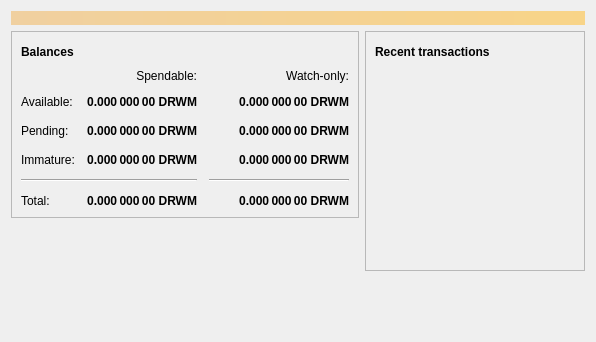
<?xml version="1.0" encoding="UTF-8"?>
<ui version="4.0">
 <class>OverviewPage</class>
 <widget class="QWidget" name="OverviewPage">
  <property name="geometry">
   <rect>
    <x>0</x>
    <y>0</y>
    <width>596</width>
    <height>342</height>
   </rect>
  </property>
  <property name="windowTitle">
   <string>Form</string>
  </property>
  <layout class="QVBoxLayout" name="topLayout">
   <item>
    <widget class="QLabel" name="labelAlerts">
     <property name="visible">
      <bool>false</bool>
     </property>
     <property name="styleSheet">
      <string notr="true">QLabel { background-color: qlineargradient(x1: 0, y1: 0, x2: 1, y2: 0, stop:0 #F0D0A0, stop:1 #F8D488); color:#000000; }</string>
     </property>
     <property name="wordWrap">
      <bool>true</bool>
     </property>
     <property name="margin">
      <number>3</number>
     </property>
     <property name="textInteractionFlags">
      <set>Qt::TextSelectableByMouse</set>
     </property>
    </widget>
   </item>
   <item>
    <layout class="QHBoxLayout" name="horizontalLayout" stretch="1,1">
     <item>
      <layout class="QVBoxLayout" name="verticalLayout_2">
       <item>
        <widget class="QFrame" name="frame">
         <property name="frameShape">
          <enum>QFrame::StyledPanel</enum>
         </property>
         <property name="frameShadow">
          <enum>QFrame::Raised</enum>
         </property>
         <layout class="QVBoxLayout" name="verticalLayout_4">
          <item>
           <layout class="QHBoxLayout" name="horizontalLayout_4">
            <item>
             <widget class="QLabel" name="label_5">
              <property name="font">
               <font>
                <weight>75</weight>
                <bold>true</bold>
               </font>
              </property>
              <property name="text">
               <string>Balances</string>
              </property>
             </widget>
            </item>
            <item>
             <widget class="QPushButton" name="labelWalletStatus">
              <property name="enabled">
               <bool>true</bool>
              </property>
              <property name="maximumSize">
               <size>
                <width>30</width>
                <height>16777215</height>
               </size>
              </property>
              <property name="toolTip">
               <string>The displayed information may be out of date. Your wallet automatically synchronizes with the darkWormcoin network after a connection is established, but this process has not completed yet.</string>
              </property>
              <property name="text">
               <string/>
              </property>
              <property name="icon">
               <iconset resource="../bitcoin.qrc">
                <normaloff>:/icons/warning</normaloff>
                <disabledoff>:/icons/warning</disabledoff>:/icons/warning</iconset>
              </property>
              <property name="iconSize">
               <size>
                <width>24</width>
                <height>24</height>
               </size>
              </property>
              <property name="flat">
               <bool>true</bool>
              </property>
             </widget>
            </item>
            <item>
             <spacer name="horizontalSpacer_3">
              <property name="orientation">
               <enum>Qt::Horizontal</enum>
              </property>
              <property name="sizeHint" stdset="0">
               <size>
                <width>40</width>
                <height>20</height>
               </size>
              </property>
             </spacer>
            </item>
           </layout>
          </item>
          <item>
           <layout class="QGridLayout" name="gridLayout">
            <property name="spacing">
             <number>12</number>
            </property>
            <item row="2" column="2">
             <widget class="QLabel" name="labelWatchPending">
              <property name="font">
               <font>
                <weight>75</weight>
                <bold>true</bold>
               </font>
              </property>
              <property name="cursor">
               <cursorShape>IBeamCursor</cursorShape>
              </property>
              <property name="toolTip">
               <string>Unconfirmed transactions to watch-only addresses</string>
              </property>
              <property name="text">
               <string notr="true">0.000 000 00 DRWM</string>
              </property>
              <property name="alignment">
               <set>Qt::AlignRight|Qt::AlignTrailing|Qt::AlignVCenter</set>
              </property>
              <property name="textInteractionFlags">
               <set>Qt::LinksAccessibleByMouse|Qt::TextSelectableByKeyboard|Qt::TextSelectableByMouse</set>
              </property>
             </widget>
            </item>
            <item row="2" column="1">
             <widget class="QLabel" name="labelUnconfirmed">
              <property name="font">
               <font>
                <weight>75</weight>
                <bold>true</bold>
               </font>
              </property>
              <property name="cursor">
               <cursorShape>IBeamCursor</cursorShape>
              </property>
              <property name="toolTip">
               <string>Total of transactions that have yet to be confirmed, and do not yet count toward the spendable balance</string>
              </property>
              <property name="text">
               <string notr="true">0.000 000 00 DRWM</string>
              </property>
              <property name="alignment">
               <set>Qt::AlignRight|Qt::AlignTrailing|Qt::AlignVCenter</set>
              </property>
              <property name="textInteractionFlags">
               <set>Qt::LinksAccessibleByMouse|Qt::TextSelectableByKeyboard|Qt::TextSelectableByMouse</set>
              </property>
             </widget>
            </item>
            <item row="3" column="2">
             <widget class="QLabel" name="labelWatchImmature">
              <property name="font">
               <font>
                <weight>75</weight>
                <bold>true</bold>
               </font>
              </property>
              <property name="cursor">
               <cursorShape>IBeamCursor</cursorShape>
              </property>
              <property name="toolTip">
               <string>Mined balance in watch-only addresses that has not yet matured</string>
              </property>
              <property name="text">
               <string notr="true">0.000 000 00 DRWM</string>
              </property>
              <property name="alignment">
               <set>Qt::AlignRight|Qt::AlignTrailing|Qt::AlignVCenter</set>
              </property>
              <property name="textInteractionFlags">
               <set>Qt::LinksAccessibleByMouse|Qt::TextSelectableByKeyboard|Qt::TextSelectableByMouse</set>
              </property>
             </widget>
            </item>
            <item row="4" column="0" colspan="2">
             <widget class="Line" name="line">
              <property name="orientation">
               <enum>Qt::Horizontal</enum>
              </property>
             </widget>
            </item>
            <item row="4" column="2">
             <widget class="Line" name="lineWatchBalance">
              <property name="sizePolicy">
               <sizepolicy hsizetype="Preferred" vsizetype="Fixed">
                <horstretch>0</horstretch>
                <verstretch>0</verstretch>
               </sizepolicy>
              </property>
              <property name="minimumSize">
               <size>
                <width>140</width>
                <height>0</height>
               </size>
              </property>
              <property name="orientation">
               <enum>Qt::Horizontal</enum>
              </property>
             </widget>
            </item>
            <item row="5" column="0">
             <widget class="QLabel" name="labelTotalText">
              <property name="text">
               <string>Total:</string>
              </property>
             </widget>
            </item>
            <item row="3" column="1">
             <widget class="QLabel" name="labelImmature">
              <property name="font">
               <font>
                <weight>75</weight>
                <bold>true</bold>
               </font>
              </property>
              <property name="cursor">
               <cursorShape>IBeamCursor</cursorShape>
              </property>
              <property name="toolTip">
               <string>Mined balance that has not yet matured</string>
              </property>
              <property name="text">
               <string notr="true">0.000 000 00 DRWM</string>
              </property>
              <property name="alignment">
               <set>Qt::AlignRight|Qt::AlignTrailing|Qt::AlignVCenter</set>
              </property>
              <property name="textInteractionFlags">
               <set>Qt::LinksAccessibleByMouse|Qt::TextSelectableByKeyboard|Qt::TextSelectableByMouse</set>
              </property>
             </widget>
            </item>
            <item row="2" column="3">
             <spacer name="horizontalSpacer_2">
              <property name="orientation">
               <enum>Qt::Horizontal</enum>
              </property>
              <property name="sizeHint" stdset="0">
               <size>
                <width>40</width>
                <height>20</height>
               </size>
              </property>
             </spacer>
            </item>
            <item row="3" column="0">
             <widget class="QLabel" name="labelImmatureText">
              <property name="text">
               <string>Immature:</string>
              </property>
             </widget>
            </item>
            <item row="5" column="1">
             <widget class="QLabel" name="labelTotal">
              <property name="font">
               <font>
                <weight>75</weight>
                <bold>true</bold>
               </font>
              </property>
              <property name="cursor">
               <cursorShape>IBeamCursor</cursorShape>
              </property>
              <property name="toolTip">
               <string>Your current total balance</string>
              </property>
              <property name="text">
               <string notr="true">0.000 000 00 DRWM</string>
              </property>
              <property name="alignment">
               <set>Qt::AlignRight|Qt::AlignTrailing|Qt::AlignVCenter</set>
              </property>
              <property name="textInteractionFlags">
               <set>Qt::LinksAccessibleByMouse|Qt::TextSelectableByKeyboard|Qt::TextSelectableByMouse</set>
              </property>
             </widget>
            </item>
            <item row="5" column="2">
             <widget class="QLabel" name="labelWatchTotal">
              <property name="font">
               <font>
                <weight>75</weight>
                <bold>true</bold>
               </font>
              </property>
              <property name="cursor">
               <cursorShape>IBeamCursor</cursorShape>
              </property>
              <property name="toolTip">
               <string>Current total balance in watch-only addresses</string>
              </property>
              <property name="text">
               <string notr="true">0.000 000 00 DRWM</string>
              </property>
              <property name="alignment">
               <set>Qt::AlignRight|Qt::AlignTrailing|Qt::AlignVCenter</set>
              </property>
              <property name="textInteractionFlags">
               <set>Qt::LinksAccessibleByMouse|Qt::TextSelectableByKeyboard|Qt::TextSelectableByMouse</set>
              </property>
             </widget>
            </item>
            <item row="0" column="2">
             <widget class="QLabel" name="labelWatchonly">
              <property name="text">
               <string>Watch-only:</string>
              </property>
              <property name="alignment">
               <set>Qt::AlignRight|Qt::AlignTrailing|Qt::AlignVCenter</set>
              </property>
             </widget>
            </item>
            <item row="1" column="0">
             <widget class="QLabel" name="labelBalanceText">
              <property name="text">
               <string>Available:</string>
              </property>
             </widget>
            </item>
            <item row="1" column="1">
             <widget class="QLabel" name="labelBalance">
              <property name="font">
               <font>
                <weight>75</weight>
                <bold>true</bold>
               </font>
              </property>
              <property name="cursor">
               <cursorShape>IBeamCursor</cursorShape>
              </property>
              <property name="toolTip">
               <string>Your current spendable balance</string>
              </property>
              <property name="text">
               <string notr="true">0.000 000 00 DRWM</string>
              </property>
              <property name="alignment">
               <set>Qt::AlignRight|Qt::AlignTrailing|Qt::AlignVCenter</set>
              </property>
              <property name="textInteractionFlags">
               <set>Qt::LinksAccessibleByMouse|Qt::TextSelectableByKeyboard|Qt::TextSelectableByMouse</set>
              </property>
             </widget>
            </item>
            <item row="1" column="2">
             <widget class="QLabel" name="labelWatchAvailable">
              <property name="font">
               <font>
                <weight>75</weight>
                <bold>true</bold>
               </font>
              </property>
              <property name="cursor">
               <cursorShape>IBeamCursor</cursorShape>
              </property>
              <property name="toolTip">
               <string>Your current balance in watch-only addresses</string>
              </property>
              <property name="text">
               <string notr="true">0.000 000 00 DRWM</string>
              </property>
              <property name="alignment">
               <set>Qt::AlignRight|Qt::AlignTrailing|Qt::AlignVCenter</set>
              </property>
              <property name="textInteractionFlags">
               <set>Qt::LinksAccessibleByMouse|Qt::TextSelectableByKeyboard|Qt::TextSelectableByMouse</set>
              </property>
             </widget>
            </item>
            <item row="2" column="0">
             <widget class="QLabel" name="labelPendingText">
              <property name="text">
               <string>Pending:</string>
              </property>
             </widget>
            </item>
            <item row="0" column="1">
             <widget class="QLabel" name="labelSpendable">
              <property name="text">
               <string>Spendable:</string>
              </property>
              <property name="alignment">
               <set>Qt::AlignRight|Qt::AlignTrailing|Qt::AlignVCenter</set>
              </property>
             </widget>
            </item>
           </layout>
          </item>
         </layout>
        </widget>
       </item>
       <item>
        <spacer name="verticalSpacer">
         <property name="orientation">
          <enum>Qt::Vertical</enum>
         </property>
         <property name="sizeHint" stdset="0">
          <size>
           <width>20</width>
           <height>40</height>
          </size>
         </property>
        </spacer>
       </item>
      </layout>
     </item>
     <item>
      <layout class="QVBoxLayout" name="verticalLayout_3">
       <item>
        <widget class="QFrame" name="frame_2">
         <property name="frameShape">
          <enum>QFrame::StyledPanel</enum>
         </property>
         <property name="frameShadow">
          <enum>QFrame::Raised</enum>
         </property>
         <layout class="QVBoxLayout" name="verticalLayout">
          <item>
           <layout class="QHBoxLayout" name="horizontalLayout_2">
            <item>
             <widget class="QLabel" name="label_4">
              <property name="font">
               <font>
                <weight>75</weight>
                <bold>true</bold>
               </font>
              </property>
              <property name="text">
               <string>Recent transactions</string>
              </property>
             </widget>
            </item>
            <item>
             <widget class="QPushButton" name="labelTransactionsStatus">
              <property name="enabled">
               <bool>true</bool>
              </property>
              <property name="maximumSize">
               <size>
                <width>30</width>
                <height>16777215</height>
               </size>
              </property>
              <property name="toolTip">
               <string>The displayed information may be out of date. Your wallet automatically synchronizes with the darkWormcoin network after a connection is established, but this process has not completed yet.</string>
              </property>
              <property name="text">
               <string/>
              </property>
              <property name="icon">
               <iconset resource="../bitcoin.qrc">
                <normaloff>:/icons/warning</normaloff>
                <disabledoff>:/icons/warning</disabledoff>:/icons/warning</iconset>
              </property>
              <property name="iconSize">
               <size>
                <width>24</width>
                <height>24</height>
               </size>
              </property>
              <property name="flat">
               <bool>true</bool>
              </property>
             </widget>
            </item>
            <item>
             <spacer name="horizontalSpacer">
              <property name="orientation">
               <enum>Qt::Horizontal</enum>
              </property>
              <property name="sizeHint" stdset="0">
               <size>
                <width>40</width>
                <height>20</height>
               </size>
              </property>
             </spacer>
            </item>
           </layout>
          </item>
          <item>
           <widget class="QListView" name="listTransactions">
            <property name="styleSheet">
             <string notr="true">QListView { background: transparent; }</string>
            </property>
            <property name="frameShape">
             <enum>QFrame::NoFrame</enum>
            </property>
            <property name="verticalScrollBarPolicy">
             <enum>Qt::ScrollBarAlwaysOff</enum>
            </property>
            <property name="horizontalScrollBarPolicy">
             <enum>Qt::ScrollBarAlwaysOff</enum>
            </property>
            <property name="selectionMode">
             <enum>QAbstractItemView::NoSelection</enum>
            </property>
           </widget>
          </item>
         </layout>
        </widget>
       </item>
       <item>
        <spacer name="verticalSpacer_2">
         <property name="orientation">
          <enum>Qt::Vertical</enum>
         </property>
         <property name="sizeHint" stdset="0">
          <size>
           <width>20</width>
           <height>40</height>
          </size>
         </property>
        </spacer>
       </item>
      </layout>
     </item>
    </layout>
   </item>
  </layout>
 </widget>
 <resources/>
 <connections/>
</ui>
